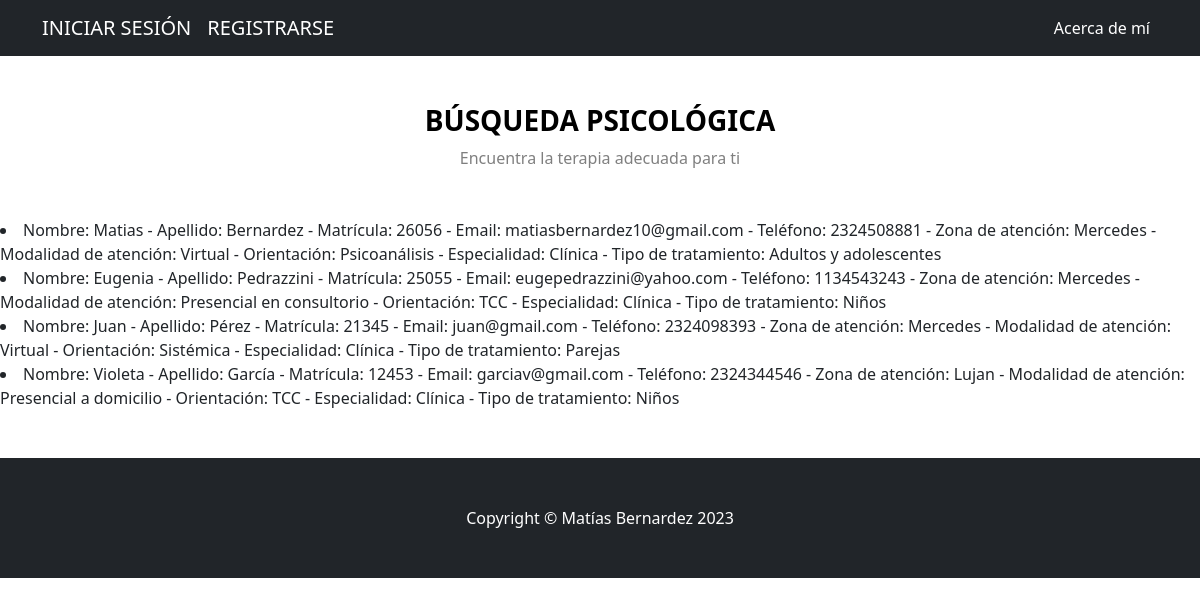
/AppBlog/leerPsicologos, run on an earlier commit of the app's database.
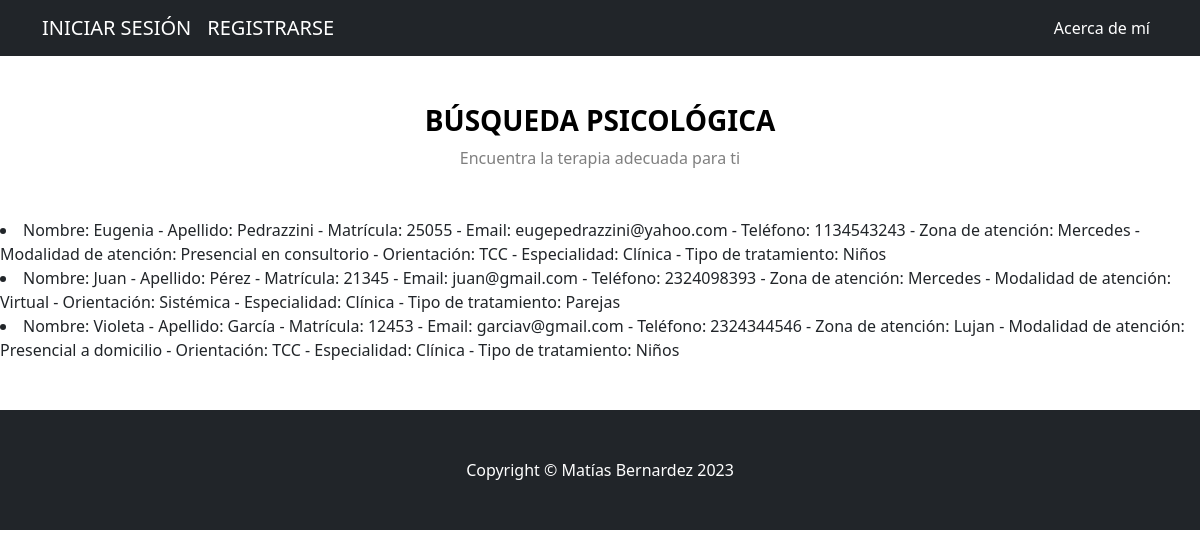
And on a later commit of the database.
### AppBlog/models.py (models this page shows)
class Psicologo(models.Model):
    nombre = models.CharField(max_length=40)
    apellido = models.CharField(max_length=40)
    matricula = models.IntegerField()
    email = models.EmailField()
    telefono = models.IntegerField()
    zonaatencion = models.CharField(max_length=40)
    modalidadatencion = models.CharField(max_length=40)
    orientacion = models.CharField(max_length=40)
    especialidad = models.CharField(max_length=40)
    tipotratamiento = models.CharField(max_length=40)
    def __str__(self):
        return f"Nombre: {self.nombre} - Apellido: {self.apellido} - Matrícula: {self.matricula} - Email: {self.email} - Teléfono: {self.telefono} - Zona de atención: {self.zonaatencion} - Modalidad de atención: {self.modalidadatencion} - Orientación: {self.orientacion} - Especialidad: {self.especialidad} - Tipo de tratamiento: {self.tipotratamiento}"

### AppBlog/views.py (the view)
# urls.py: path('leerPsicologos', views.leerPsicologos, name="leerPsicologos"),
def leerPsicologos(request):
    psicologos = Psicologo.objects.all()
    contexto = {"psicologos":psicologos}
    return render(request, "AppBlog/leerPsicologos.html", contexto)

### AppBlog/templates/AppBlog/leerPsicologos.html
{% extends "AppBlog/padre.html" %}
{% load static %}
{% block contenidoQueCambia %}
{% for p in psicologos %}
<li>{{p}}</li>
{% endfor %}
<br>
<br>
{% endblock %}

### AppBlog/templates/AppBlog/padre.html (shortened to what this page needs)
<!DOCTYPE html>
<html lang="en">
    <head>
        {% load static %}
        <link href="{% static 'AppBlog/css/styles.css' %}" rel="stylesheet" />
    </head>
    <body>
        <nav class="navbar navbar-expand-lg navbar-dark bg-dark">
            <div class="container">
                {% if not request.user.is_authenticated %}
                <a class="navbar-brand" href="{% url 'login' %}">INICIAR SESIÓN</a>
                <a class="navbar-brand" href="{% url 'register' %}">REGISTRARSE</a>
                {% endif %}
                <div class="collapse navbar-collapse" id="navbarSupportedContent">
                    <ul class="navbar-nav ms-auto mb-2 mb-lg-0">
                        <li class="nav-item"><a class="nav-link active" aria-current="page" href="{% url 'acercademi' %}">Acerca de mí</a></li>
                    </ul>
                </div>
            </div>
        </nav>
            <div class="text-center my-5">
                <h1 class="text-black fs-3 fw-bolder">BÚSQUEDA PSICOLÓGICA</h1>
                <p class="text-black-50 mb-0">Encuentra la terapia adecuada para ti</p>
            </div>
        {% block contenidoQueCambia %}
        {% endblock %}
        <footer class="py-5 bg-dark">
            <div class="container"><p class="m-0 text-center text-white">Copyright &copy; Matías Bernardez 2023</p></div>
        </footer>
    </body>
</html>

What changed in the data, as far as the page shows it:
removed Psicologo: nombre+apellido+matricula "Nombre: Matias - Apellido: Bernardez - Matrícula: 26056 - Email: matiasbernardez10@gmail.com - Teléfono: 2324508881 - Zona de atención: Mercedes - Modalidad de atención: Virtual - Orientación: Psicoanálisis - Especialidad: Clínica - Tipo de tratamiento: Adultos y adolescentes"
